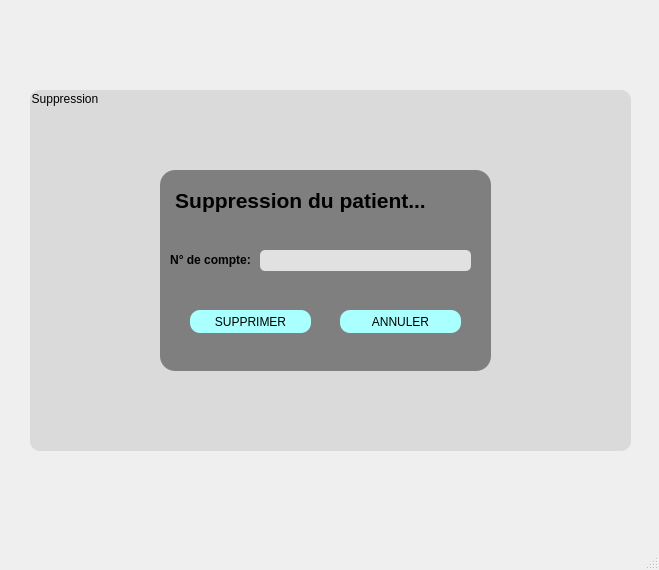
<?xml version="1.0" encoding="UTF-8"?>
<ui version="4.0">
 <class>mainWindow</class>
 <widget class="QMainWindow" name="mainWindow">
  <property name="geometry">
   <rect>
    <x>0</x>
    <y>0</y>
    <width>659</width>
    <height>570</height>
   </rect>
  </property>
  <property name="windowTitle">
   <string>MainWindow</string>
  </property>
  <widget class="QWidget" name="centralwidget">
   <widget class="QGroupBox" name="groupBox">
    <property name="geometry">
     <rect>
      <x>30</x>
      <y>90</y>
      <width>601</width>
      <height>361</height>
     </rect>
    </property>
    <property name="styleSheet">
     <string notr="true">Border-radius: 10px;
background-color: rgb(218, 218, 218);</string>
    </property>
    <property name="title">
     <string>Suppression</string>
    </property>
    <widget class="QFrame" name="frame">
     <property name="geometry">
      <rect>
       <x>130</x>
       <y>80</y>
       <width>331</width>
       <height>201</height>
      </rect>
     </property>
     <property name="styleSheet">
      <string notr="true">background-color: rgb(127, 127, 127);
border-radius: 15px;</string>
     </property>
     <property name="frameShape">
      <enum>QFrame::StyledPanel</enum>
     </property>
     <property name="frameShadow">
      <enum>QFrame::Raised</enum>
     </property>
     <widget class="QLabel" name="label_3">
      <property name="geometry">
       <rect>
        <x>10</x>
        <y>80</y>
        <width>81</width>
        <height>20</height>
       </rect>
      </property>
      <property name="text">
       <string>&lt;html&gt;&lt;head/&gt;&lt;body&gt;&lt;p align=&quot;center&quot;&gt;&lt;span style=&quot; font-weight:600;&quot;&gt;N° de compte:&lt;/span&gt;&lt;/p&gt;&lt;/body&gt;&lt;/html&gt;</string>
      </property>
     </widget>
     <widget class="QLineEdit" name="no_compte_sup">
      <property name="geometry">
       <rect>
        <x>100</x>
        <y>80</y>
        <width>211</width>
        <height>21</height>
       </rect>
      </property>
      <property name="styleSheet">
       <string notr="true">background-color: rgb(225, 225, 225);
border-radius: 5px;</string>
      </property>
     </widget>
     <widget class="QLabel" name="label">
      <property name="geometry">
       <rect>
        <x>0</x>
        <y>10</y>
        <width>281</width>
        <height>41</height>
       </rect>
      </property>
      <property name="text">
       <string>&lt;html&gt;&lt;head/&gt;&lt;body&gt;&lt;p align=&quot;center&quot;&gt;&lt;span style=&quot; font-size:16pt; font-weight:600;&quot;&gt;Suppression du patient...&lt;/span&gt;&lt;/p&gt;&lt;/body&gt;&lt;/html&gt;</string>
      </property>
     </widget>
     <widget class="QPushButton" name="bouton_sup">
      <property name="geometry">
       <rect>
        <x>30</x>
        <y>140</y>
        <width>121</width>
        <height>23</height>
       </rect>
      </property>
      <property name="toolTip">
       <string>&lt;html&gt;&lt;head/&gt;&lt;body&gt;&lt;p align=&quot;center&quot;&gt;&lt;span style=&quot; font-size:10pt; font-weight:600;&quot;&gt;CONNECTION&lt;/span&gt;&lt;/p&gt;&lt;/body&gt;&lt;/html&gt;</string>
      </property>
      <property name="whatsThis">
       <string>&lt;html&gt;&lt;head/&gt;&lt;body&gt;&lt;p align=&quot;center&quot;&gt;&lt;span style=&quot; font-size:10pt; font-weight:600;&quot;&gt;CONNECTION&lt;/span&gt;&lt;/p&gt;&lt;p align=&quot;center&quot;&gt;&lt;br/&gt;&lt;/p&gt;&lt;/body&gt;&lt;/html&gt;</string>
      </property>
      <property name="styleSheet">
       <string notr="true">font: 75 8pt &quot;MS Shell Dlg 2&quot;;
background-color: rgb(170, 255, 255);
border-radius:10px;</string>
      </property>
      <property name="text">
       <string>SUPPRIMER</string>
      </property>
     </widget>
     <widget class="QPushButton" name="annuler_sup">
      <property name="geometry">
       <rect>
        <x>180</x>
        <y>140</y>
        <width>121</width>
        <height>23</height>
       </rect>
      </property>
      <property name="toolTip">
       <string>&lt;html&gt;&lt;head/&gt;&lt;body&gt;&lt;p align=&quot;center&quot;&gt;&lt;span style=&quot; font-size:10pt; font-weight:600;&quot;&gt;CONNECTION&lt;/span&gt;&lt;/p&gt;&lt;/body&gt;&lt;/html&gt;</string>
      </property>
      <property name="whatsThis">
       <string>&lt;html&gt;&lt;head/&gt;&lt;body&gt;&lt;p align=&quot;center&quot;&gt;&lt;span style=&quot; font-size:10pt; font-weight:600;&quot;&gt;CONNECTION&lt;/span&gt;&lt;/p&gt;&lt;p align=&quot;center&quot;&gt;&lt;br/&gt;&lt;/p&gt;&lt;/body&gt;&lt;/html&gt;</string>
      </property>
      <property name="styleSheet">
       <string notr="true">font: 75 8pt &quot;MS Shell Dlg 2&quot;;
background-color: rgb(170, 255, 255);
border-radius:10px;</string>
      </property>
      <property name="text">
       <string>ANNULER</string>
      </property>
     </widget>
    </widget>
   </widget>
  </widget>
  <widget class="QStatusBar" name="statusbar"/>
 </widget>
 <resources/>
 <connections/>
</ui>
